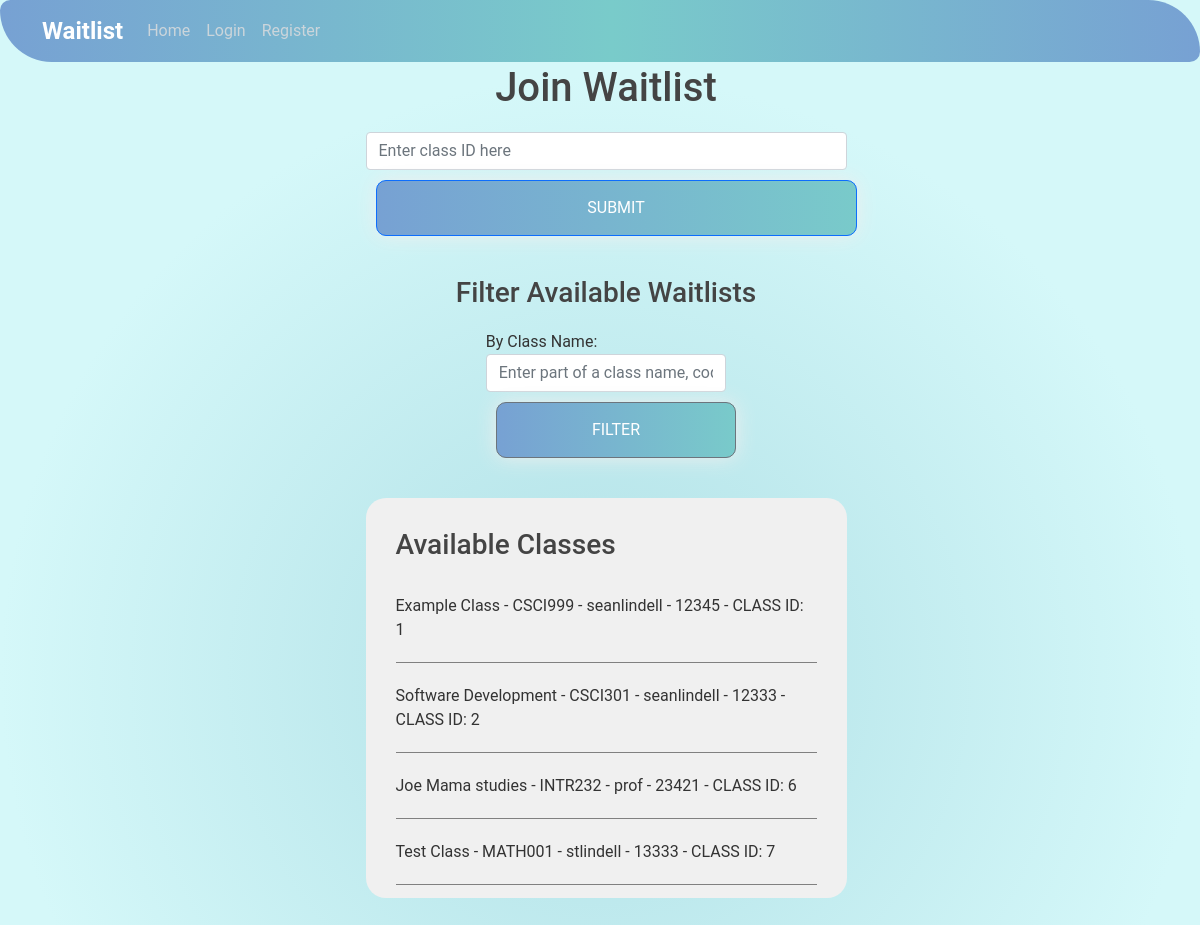
/studenthome/joinwaitlist/, run on an earlier commit of the app's database.
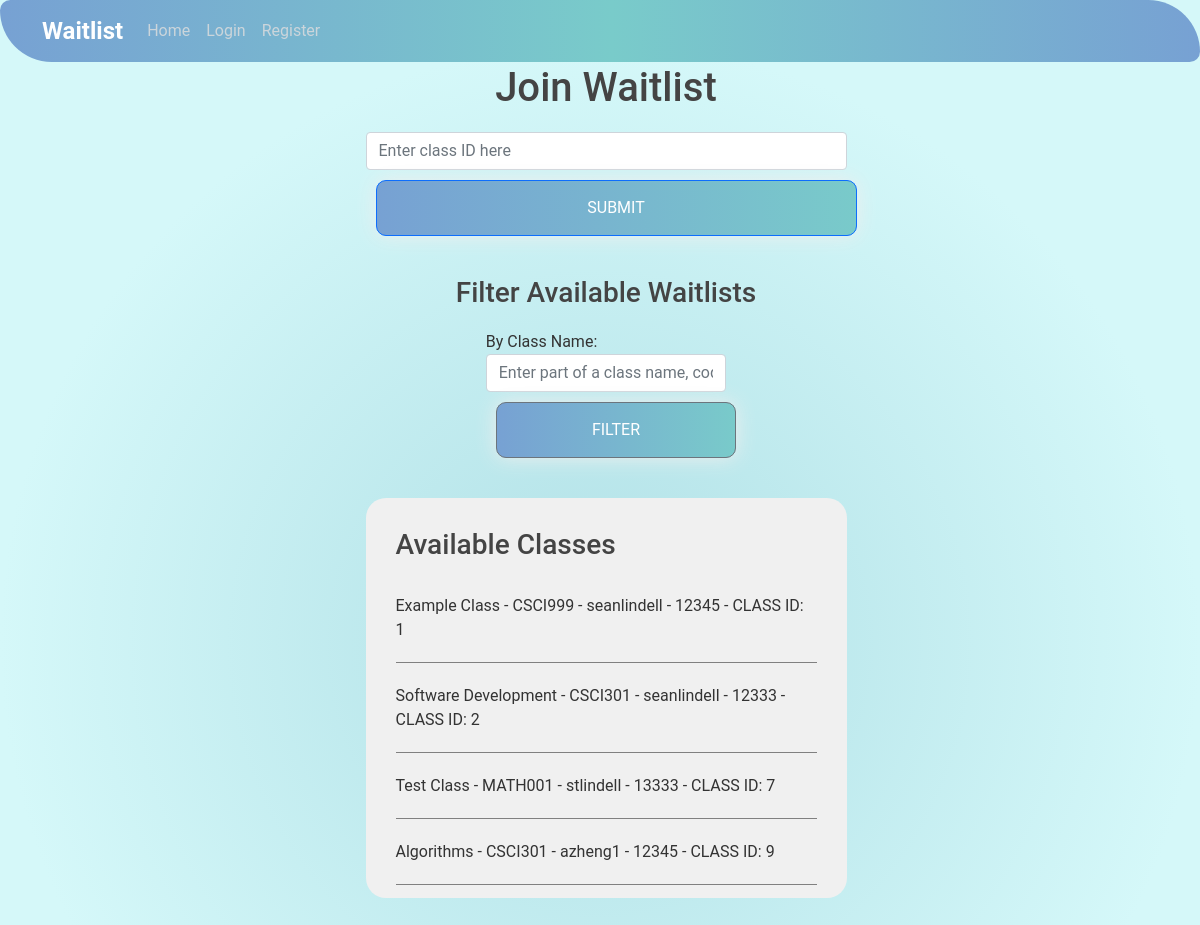
And on a later commit of the database.
### studentview/models.py (models this page shows)
class ClassWaitlist(models.Model):
    className = models.CharField(max_length=200, name="className", verbose_name='Class Name')
    classDescription = models.TextField(verbose_name='Description', default=' ')
    classCode = models.CharField(max_length=200, verbose_name='Class Code')
    crn = models.IntegerField(default=0, verbose_name='CRN')
    schedule = models.CharField(max_length=200, verbose_name='Schedule')
    sortType = models.CharField(max_length=200, verbose_name='Sort Type')
    term = models.CharField(max_length=200, verbose_name='Term')
    professor = models.ForeignKey(User, on_delete=models.CASCADE)
    date_added = models.DateTimeField("date published")
    closed = models.BooleanField(default=False)  # Add this line
    anonymous_waitlist = models.BooleanField(default=False, verbose_name='Anonymous Waitlist')
    request_academic_status = models.BooleanField(default=False, verbose_name='Request Academic Status')
    request_major = models.BooleanField(default=False, verbose_name='Request Major')
    request_msg = models.BooleanField(default=False, verbose_name='Request Message')
    archived = models.BooleanField(default=False, verbose_name="Archived")
    def __str__(self):
        return self.className

### studentview/views.py (the view)
# urls.py: path('joinwaitlist/',views.joinWaitlist, name='join-waitlist'),
def joinWaitlist(request):
    if request.method =='POST':
        classid = request.POST['classID']
        user = request.user
        message = ''
        if not classid:
            message = 'You must enter a class id'
        else:
            waitlist = ClassWaitlist.objects.filter(id=classid).first()
            if waitlist and user:
                status = ''
                major = ''
                if waitlist.request_academic_status:
                    status = StudentProfile.objects.filter(user=user).first().academic_status
                    if status == '':
                        message = "You must set an Academic Status in your profile to join this class. "
                if waitlist.request_major:
                    major = StudentProfile.objects.filter(user=user).first().major
                    if major == '':
                        message += "You must set a Major in your profile to join this class. "
                existing_ticket = StudentTicket.objects.filter(class_waitlist=waitlist, student=user).first()
                if existing_ticket:
                    message = "You have already joined this class's waitlist."
                elif message=='':
                    last_position = StudentTicket.objects.filter(class_waitlist=waitlist).order_by('-position').first()
                    new_position = last_position.position + 1 if last_position else 1
                    st = StudentTicket.objects.create(class_waitlist=waitlist, date_joined=timezone.now(), student=user, position=new_position, student_academic_status=status, student_major=major)
                    joinwaitlistNotification(user, waitlist)
                    response = redirect('/studenthome/')
                    return response
            else:
                message = "The specified class does not exist."
        context = {
            'title': 'join waitlist',
            'message': message,
            'classes': ClassWaitlist.objects.all(),
        }
        return render(request, 'studentview/join_waitlist.html', context)
    else:
        searchTerm = request.GET.get('searchTerm', '')
        classes = ClassWaitlist.objects.filter((Q(className__contains=searchTerm) | Q(crn__contains=searchTerm)| Q(classCode__contains=searchTerm) | Q(professor__username__contains=searchTerm)), archived=False)
        context = {
            'title': 'join waitlist',
            'classes': classes,
            'searchTerm' : searchTerm
        }
        return render(request, 'studentview/join_waitlist.html', context)

### studentview/templates/studentview/join_waitlist.html (shortened to what this page needs)
{% extends "studentview/base.html" %}
{% block content %}
<h1 style="text-align:center;margin-bottom:20px">Join Waitlist</h1>
<div class="row">
<div class="mx-auto col-10 col-md-8 col-lg-6">
<form style="text-align:center;margin-bottom:30px" action="" method="post">
    <div class="form-group;">
        <input style="width:100%" type="number" class="form-control" id="classID" name="classID" aria-describedby="idhelp" placeholder="Enter class ID here">
    </div>
    <button style="width:100%;margin-top:10px;" type="submit" class="btn btn-primary">Submit</button>
</form>
<form action="" method="get" style="margin-bottom:30px">
    <h3 style="text-align:center;margin-bottom:20px">Filter Available Waitlists</h3>
    <div class="mx-auto col-10 col-md-8 col-lg-6">
        <div class="form-group">
            <label for="searchTerm">By Class Name:</label>
            <input type="text" class="form-control" id="searchTerm" name="searchTerm" placeholder="Enter part of a class name, code, crn, or professor name" value="{{searchTerm}}">
        </div>
    </div>
    <div class="mx-auto col-10 col-md-8 col-lg-6">
        <button type="submit" style="width:100%;margin-top:10px;" class="btn btn-secondary">Filter</button>
    </div>
</form>
<div style="background-color: #f0f0f0;padding:30px;border-radius:20px;height:400px;overflow-y:auto">
<h3 style="padding-bottom:20px">Available Classes</h3>
{% for aClass in classes %}
    <p style="border-bottom: 1px solid grey;padding-bottom:20px;padding-top:5px">  {{ aClass }} - {{aClass.classCode}} - {{aClass.professor}} - {{aClass.crn}} - CLASS ID: {{aClass.id}}</p>
{% endfor %}
</div>
</div>
</div>
{% endblock content %}

### studentview/templates/studentview/base.html (shortened to what this page needs)
<!DOCTYPE html>
{% load static %}
<html lang="en">
<head>
    <link href="https://cdn.jsdelivr.net/npm/bootstrap@5.1.3/dist/css/bootstrap.min.css" rel="stylesheet">
    <link rel="stylesheet" href="https://cdnjs.cloudflare.com/ajax/libs/font-awesome/5.11.2/css/all.min.css">
    <link rel="stylesheet" type="text/css" href="{% static 'studentview/main.css' %}">
</head>
<body>
    <header class="site-header">
        <nav class="navbar navbar-expand-md navbar-dark bg-steel fixed-top">
            <div class="container">
                <a class="navbar-brand mr-4" href="/">Waitlist</a>
                <div class="collapse navbar-collapse" id="navbarToggle">
                    <div class="navbar-nav mr-auto">
                        <a class="nav-item nav-link" href="/studenthome">Home</a>
                    </div>
                    <div class="navbar-nav">
                        {% if user.is_authenticated %}
                            <a class="nav-item nav-link" href="{% url 'profile' %}">Profile</a>
                            <a class="nav-item nav-link" href="{% url 'logout' %}">Logout</a>
                        {% else %}
                            <a class="nav-item nav-link" href="{% url 'login' %}">Login</a>
                            <a class="nav-item nav-link" href="{% url 'register' %}">Register</a>
                        {% endif %}
                    </div>
                </div>
            </div>
        </nav>
    </header>
<div class="container-fluid d-flex h-100 pb-3" style="padding-right: 0;">
    <div id="page-flex-row" class="d-flex flex-row">
        <div id="main-page-content" class="col">
            <div class="row">
                <div class="col d-none d-xl-block col-xl-1 p-0">
                </div>
                <div class="col col-12 col-xl-10">
                    {% block content %}{% endblock %}
                </div>
                <div class="col d-none d-xl-block col-xl-1 p-0">
                </div>
            </div>
        </div>
    </div>
</div>
</body>
</html>

### studentview/static/studentview/main.css (style rules this page uses)
:root { --banner-gradient-1: #5100e7; --banner-gradient-2: #3b4a5a; }
.navbar { background-image: linear-gradient(to right, #77A1D3 0%, #79CBCA 51%, #77A1D3 100%); border-radius: 20px 100px 20px; }
.site-header .navbar-brand { font-size: 1.5rem; font-weight: bold; color: #ffffff; transition: color 0.3s ease-in-out; }
.site-header .navbar-nav .nav-link { color: #ffffff; transition: color 0.3s ease-in-out, transform 0.3s ease-in-out; }
html, body { height: 100%; display: flex; flex-direction: column; font-family: 'Roboto', sans-serif; }
body { background: radial-gradient(circle closest-side, #B0E0E6, #d5f8f9); color: #333333; margin-top: 4rem; overflow-x: hidden; }
body > * { flex-shrink: 0; }
#page-flex-row { flex-grow: 1; }
h1, h2, h3, h4, h5, h6 { color: #444444; font-weight: 500; }
.bg-steel { background-color: #5f788a; }
.site-header .navbar-nav .nav-link { color: #cbd5db; transition: color 0.3s; }
.btn { background-image: linear-gradient(to right, #77A1D3 0%, #79CBCA 51%, #77A1D3 100%); margin: 10px; padding: 15px 15px; text-align: center; text-transform: uppercase; transition: 0.5s; background-size: 200% auto; color: white; box-shadow: 0 0 20px #eee; border-radius: 10px; }

### studentview/templates/studentview/base.html (style rules this page uses)
body { animation: fadeIn 1s ease-out 1 both; }

What changed in the data, as far as the page shows it:
no longer on this page (row edited): ClassWaitlist: className "Joe Mama studies", classCode "INTR232", professor "prof", crn "23421", id "6"
now on this page (row unchanged): ClassWaitlist: className "Algorithms", classCode "CSCI301", professor "azheng1", crn "12345", id "9"
